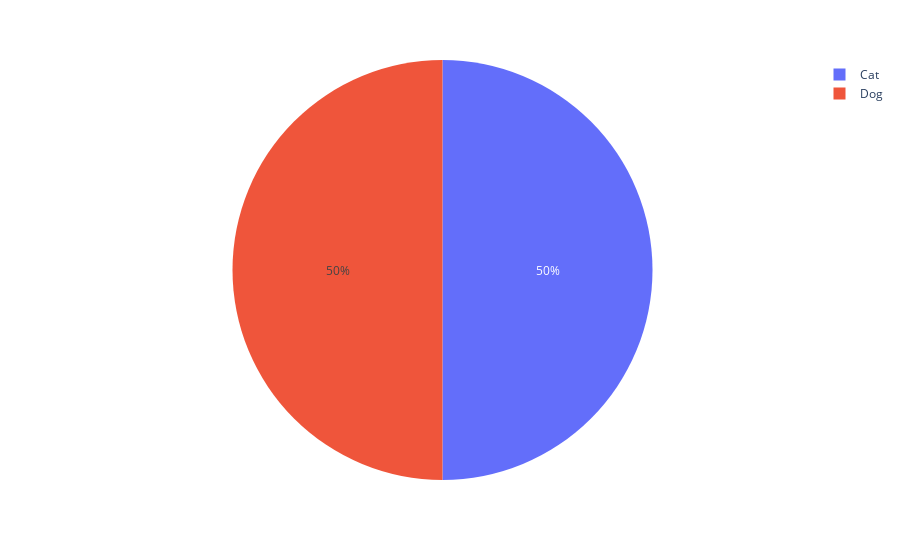

Notebook source saved alongside this figure:
### Markdown cell above
# Testing data import

### Code cell
class_names = ["Cat", "Dog"]
dogs = len(os.listdir('dog-vs-cat-images-data/dogcat/train/dogs'))
cats = len(os.listdir('dog-vs-cat-images-data/dogcat/train/cats'))
images = [cats, dogs]
px.pie(names= class_names, values= images).show()


#figure printed out shows the data input is balanced

### Figure 1 — Plotly figure (JSON) as saved in the notebook; plotly's stock layout.template omitted (floating-point values rounded to 4 significant figures)
{"data": [{"domain": {"x": [0, 1], "y": [0, 1]}, "hovertemplate": "label=%{label}<br>value=%{value}<extra></extra>", "labels": ["Cat", "Dog"], "legendgroup": "", "name": "", "showlegend": true, "type": "pie", "values": [12500, 12500]}], "layout": {"legend": {"tracegroupgap": 0}, "margin": {"t": 60}}}
